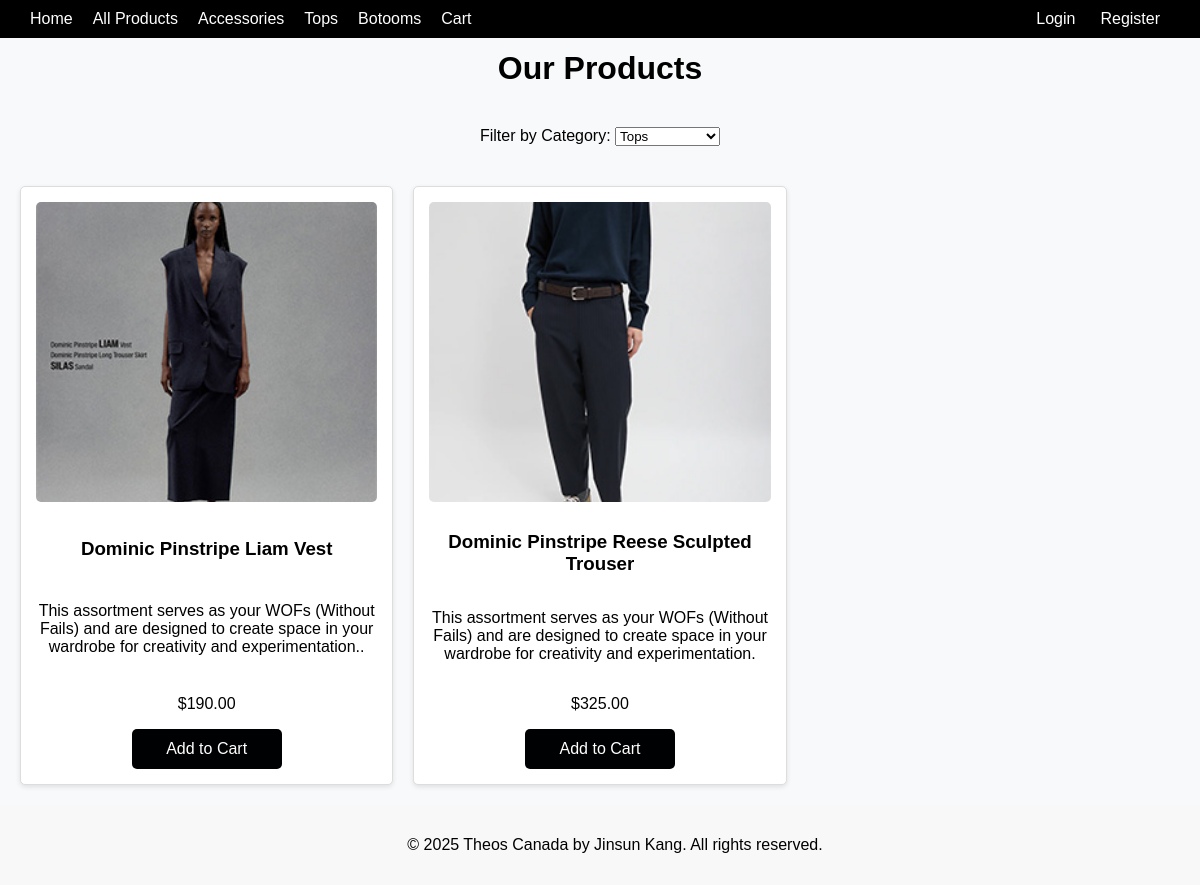
The app's page /ecommerce/products.php?category=2 with its own data.
### tables this page shows
CREATE TABLE products (
    id INT AUTO_INCREMENT PRIMARY KEY,
    name VARCHAR(100),
    description TEXT,
    price DECIMAL(10, 2),
    image VARCHAR(255),
    created_at TIMESTAMP DEFAULT CURRENT_TIMESTAMP
);

### ecommerce/products.php (the view, shortened to what this page needs)
<?php
include 'includes/header.php';
include 'includes/db.php';
$category_sql = "SELECT * FROM categories";
$category_result = $conn->query($category_sql);
$categories = $category_result->fetch_all(MYSQLI_ASSOC);
$selected_category = isset($_GET['category']) ? intval($_GET['category']) : null;
$product_sql = "SELECT p.*, c.name AS category_name
                FROM products p
                LEFT JOIN categories c ON p.category_id = c.id";
if ($selected_category) {
    $product_sql .= " WHERE p.category_id = ?";
    $stmt = $conn->prepare($product_sql);
    $stmt->bind_param("i", $selected_category);
    if (!$stmt->execute()) {
        die("Error executing query: " . $stmt->error);
    }
    $product_result = $stmt->get_result();
} else {
    $product_result = $conn->query($product_sql);
    if (!$product_result) {
        die("Error fetching products: " . $conn->error);
    }
}
$products = $product_result->fetch_all(MYSQLI_ASSOC);
?>
<!DOCTYPE html>
<html>
<head>
</head>
<body>
    <div class="products-heading">Our Products</div>
    <div class="category-filter">
        <form method="GET" action="">
            <label for="category">Filter by Category:</label>
            <select name="category" id="category" onchange="this.form.submit()">
                <?php foreach ($categories as $category): ?>
                    <option value="<?= $category['id'] ?>" <?= $selected_category == $category['id'] ? 'selected' : '' ?>>
                        <?= $category['name'] ?>
                    </option>
                <?php endforeach; ?>
            </select>
        </form>
    </div>
    <div class="products-container">
        <?php foreach ($products as $product): ?>
            <div class="product">
                <img src="<?= $product['image'] ?>" alt="<?= $product['name'] ?>">
                <h3><?= $product['name'] ?></h3>
                <p class="description"><?= $product['description'] ?></p>
                <div class="product-footer">
                    <p class="price">$<?= number_format($product['price'], 2) ?></p>
                    <a href="cart.php?add=<?= $product['id'] ?>">Add to Cart</a>
                </div>
            </div>
        <?php endforeach; ?>
    </div>
    <?php include 'includes/footer.php'; ?>
</body>
</html>

### ecommerce/includes/header.php (style rules this page uses)
body { margin: 0; font-family: Arial, sans-serif; background-color: #f8f9fa; padding-top: 60px; }

### ecommerce/products.php (style rules this page uses)
.products-container { display: grid; grid-template-columns: repeat(5, 1fr); gap: 20px; margin: 20px auto; max-width: 1200px; padding: 0 20px; }
@media (max-width: 1200px) { .products-container { grid-template-columns: repeat(3, 1fr); } }
.products-heading { text-align: center; font-size: 2em; font-weight: bold; margin: 50px 0 20px 0; }
.product { display: flex; flex-direction: column; justify-content: space-between; text-align: center; padding: 15px; border: 1px solid #ddd; border-radius: 5px; box-shadow: 0 2px 5px rgba(0, 0, 0, 0.1); background: white; }
.product img { width: 100%; height: 300px; object-fit: cover; border-radius: 5px; margin-bottom: 10px; }
.category-filter { text-align: center; margin: 20px 0; }
.product-footer a { display: inline-block; width: 150px; height: 40px; line-height: 40px; background-color:rgb(0, 1, 2); color: white; text-decoration: none; border-radius: 5px; }

### ecommerce/includes/footer.php (style rules this page uses)
html, body { height: 100%; margin: 0; padding: 0; display: flex; flex-direction: column; }

### records on screen
products: image (picture), name "Dominic Pinstripe Liam Vest", description "This assortment serves as your WOFs (Without Fails) and are designed to create space in your wardrobe for creativity and experimentation..", price "190.00"
products: image (picture), name "Dominic Pinstripe Reese Sculpted Trouser", description "This assortment serves as your WOFs (Without Fails) and are designed to create space in your wardrobe for creativity and experimentation.", price "325.00"

### other values on screen
form field category "Tops"
